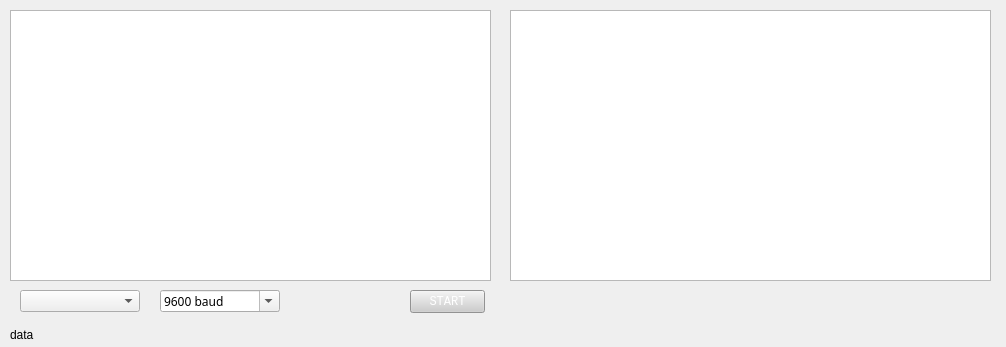
<?xml version="1.0" encoding="UTF-8"?>
<ui version="4.0">
 <class>Form</class>
 <widget class="QWidget" name="Form">
  <property name="geometry">
   <rect>
    <x>0</x>
    <y>0</y>
    <width>1006</width>
    <height>347</height>
   </rect>
  </property>
  <property name="windowTitle">
   <string>Form</string>
  </property>
  <widget class="QGraphicsView" name="graphicsView">
   <property name="geometry">
    <rect>
     <x>10</x>
     <y>10</y>
     <width>481</width>
     <height>271</height>
    </rect>
   </property>
  </widget>
  <widget class="QComboBox" name="comport_comboBox">
   <property name="geometry">
    <rect>
     <x>20</x>
     <y>290</y>
     <width>120</width>
     <height>22</height>
    </rect>
   </property>
   <property name="font">
    <font>
     <family>Lucida Sans Unicode</family>
    </font>
   </property>
  </widget>
  <widget class="QComboBox" name="baudrate_comboBox">
   <property name="geometry">
    <rect>
     <x>160</x>
     <y>290</y>
     <width>120</width>
     <height>22</height>
    </rect>
   </property>
   <property name="font">
    <font>
     <family>Lucida Sans Unicode</family>
    </font>
   </property>
   <property name="editable">
    <bool>true</bool>
   </property>
   <item>
    <property name="text">
     <string>9600 baud</string>
    </property>
   </item>
   <item>
    <property name="text">
     <string>38400 baud</string>
    </property>
   </item>
   <item>
    <property name="text">
     <string>115200 baud</string>
    </property>
   </item>
   <item>
    <property name="text">
     <string>256000 baud</string>
    </property>
   </item>
  </widget>
  <widget class="QPushButton" name="pushButton">
   <property name="geometry">
    <rect>
     <x>410</x>
     <y>290</y>
     <width>75</width>
     <height>23</height>
    </rect>
   </property>
   <property name="font">
    <font>
     <family>Lucida Console</family>
    </font>
   </property>
   <property name="styleSheet">
    <string notr="true">#pushButton{
   background: #cdcdcd;
   color: white;
}</string>
   </property>
   <property name="text">
    <string>START</string>
   </property>
  </widget>
  <widget class="QGraphicsView" name="graphicsView_2">
   <property name="geometry">
    <rect>
     <x>510</x>
     <y>10</y>
     <width>481</width>
     <height>271</height>
    </rect>
   </property>
  </widget>
  <widget class="QLabel" name="label">
   <property name="geometry">
    <rect>
     <x>10</x>
     <y>325</y>
     <width>741</width>
     <height>20</height>
    </rect>
   </property>
   <property name="text">
    <string>data</string>
   </property>
  </widget>
 </widget>
 <resources/>
 <connections/>
</ui>
